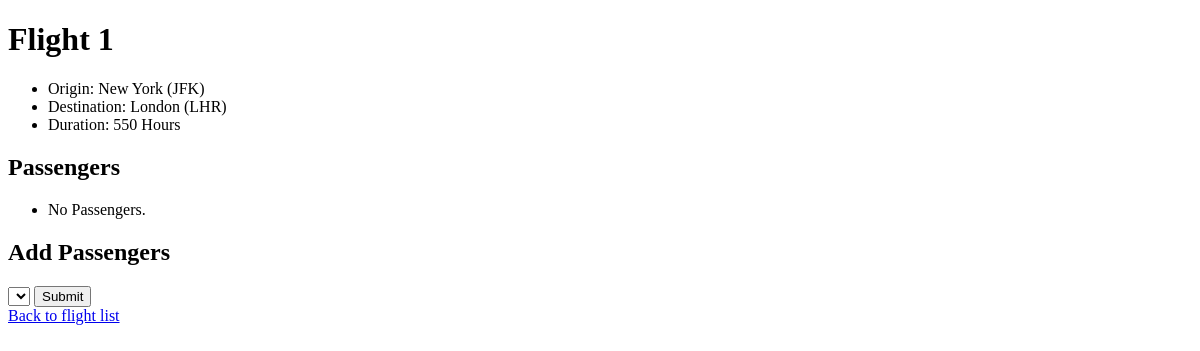
Page /flights/1 on the earlier database version.
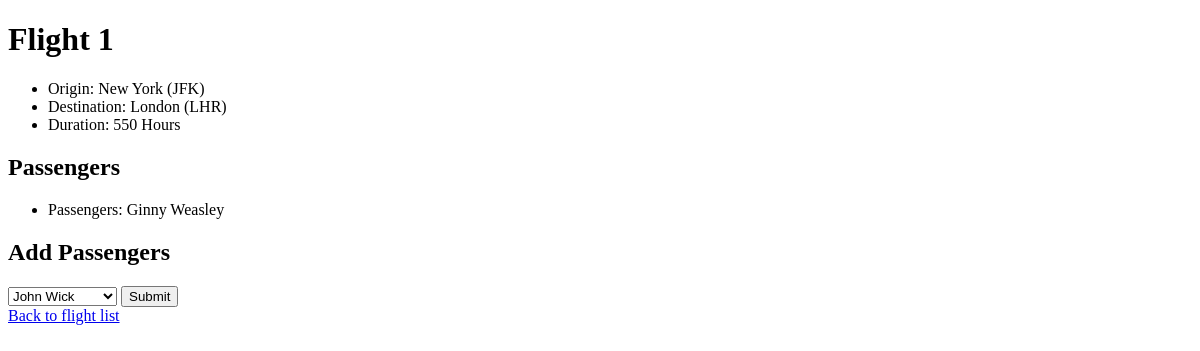
Same page on the later database version.
### airFlights/models.py (models this page shows, shortened)
class Flight(models.Model):
    flight_origin = models.ForeignKey(Airport, on_delete=models.CASCADE, related_name="departures")
    flight_destination = models.ForeignKey(Airport, on_delete=models.CASCADE, related_name="arrivals")
    flight_duration = models.IntegerField()

class Airport(models.Model):
    airCode = models.CharField(max_length=3)
    airCity = models.CharField(max_length=64)
    def __str__(self):
        return f"{self.airCity} ({self.airCode})"

class Passenger(models.Model):
    pass_firstname = models.CharField(max_length=90)
    pass_lastname = models.CharField(max_length=90)
    pass_flight = models.ManyToManyField(Flight, blank=True, related_name="passengers")
    def __str__(self):
        return f"{self.pass_firstname} {self.pass_lastname}"

### airFlights/views.py (the view)
# urls.py: path("<int:flight_id>", views.flight, name="flight"),
def flight(request, flight_id):
    flight = Flight.objects.get(pk=flight_id)
    return render(request, "airFlights/flight.html", {
        "flight": flight,
        "passengers": flight.passengers.all(),
        "non_passengers": Passenger.objects.exclude(pass_flight=flight).all()
    })

### airFlights/templates/airFlights/flight.html (shortened to what this page needs)
{% extends 'airFlights/layout.html' %}
{% block body %}
    <h1> Flight {{ flight.id }} </h1>
    <ul>
        <li> Origin: {{ flight.flight_origin }} </li>
        <li> Destination: {{ flight.flight_destination }} </li>
        <li> Duration: {{ flight.flight_duration }} Hours </li>
    </ul>
    <h2> Passengers </h2>
    <ul>
        {% for passenger in passengers %}
            <li>
                Passengers: {{ passenger }}
            </li>
        {%  empty %}
            <li> No Passengers. </li>
        {% endfor %}
    </ul>
    <h2> Add Passengers </h2>
    <form action="{%  url 'airFlight:book' flight.id %}" method="post">
        <select name="passenger" id="">
            {%  for passenger in non_passengers %}
                <option value="{{ passenger.id }}"> {{ passenger }} </option>
            {% endfor %}
        </select>
        <input type="submit">
    </form>
    <a href="{% url 'airFlight:index' %}"> Back to flight list </a>
{% endblock %}

### airFlights/templates/airFlights/layout.html (shortened to what this page needs)
<!DOCTYPE html>
<html lang="en">
<head>
</head>
<body>
    {% block body %}
    {% endblock %}
</body>
</html>

Differences in the rows shown:
added Passenger: pass_firstname+pass_lastname "Ginny Weasley"
Other differences:
form field passenger: (not shown) → "John Wick"
text no longer shown: "No Passengers."
